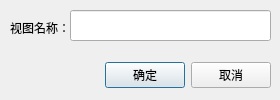
<?xml version="1.0" encoding="UTF-8"?>
<ui version="4.0">
 <class>NewViewDialog</class>
 <widget class="QDialog" name="NewViewDialog">
  <property name="geometry">
   <rect>
    <x>0</x>
    <y>0</y>
    <width>280</width>
    <height>100</height>
   </rect>
  </property>
  <property name="sizePolicy">
   <sizepolicy hsizetype="Fixed" vsizetype="Fixed">
    <horstretch>0</horstretch>
    <verstretch>0</verstretch>
   </sizepolicy>
  </property>
  <property name="minimumSize">
   <size>
    <width>280</width>
    <height>100</height>
   </size>
  </property>
  <property name="maximumSize">
   <size>
    <width>280</width>
    <height>100</height>
   </size>
  </property>
  <property name="windowTitle">
   <string>Dialog</string>
  </property>
  <widget class="QLabel" name="label">
   <property name="geometry">
    <rect>
     <x>10</x>
     <y>20</y>
     <width>61</width>
     <height>16</height>
    </rect>
   </property>
   <property name="text">
    <string>视图名称：</string>
   </property>
  </widget>
  <widget class="QLineEdit" name="lineEdit_viewName">
   <property name="geometry">
    <rect>
     <x>70</x>
     <y>10</y>
     <width>201</width>
     <height>31</height>
    </rect>
   </property>
  </widget>
  <widget class="QWidget" name="layoutWidget">
   <property name="geometry">
    <rect>
     <x>20</x>
     <y>60</y>
     <width>251</width>
     <height>31</height>
    </rect>
   </property>
   <layout class="QHBoxLayout" name="horizontalLayout_2">
    <item>
     <spacer name="horizontalSpacer">
      <property name="orientation">
       <enum>Qt::Horizontal</enum>
      </property>
      <property name="sizeHint" stdset="0">
       <size>
        <width>40</width>
        <height>28</height>
       </size>
      </property>
     </spacer>
    </item>
    <item>
     <widget class="QPushButton" name="pbt_Confirm">
      <property name="text">
       <string>确定</string>
      </property>
     </widget>
    </item>
    <item>
     <widget class="QPushButton" name="pbt_Cancel">
      <property name="text">
       <string>取消</string>
      </property>
     </widget>
    </item>
   </layout>
  </widget>
 </widget>
 <resources/>
 <connections/>
</ui>
